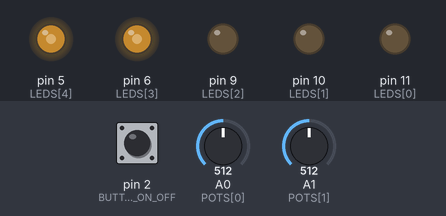
Bench run of a sketch on a simulated Arduino Uno, built with avr-gcc and run on an emulated ATmega328P. Parts: output pins drawn as LEDs (lit = HIGH). The inputs (shaded band) are chosen by the test bench; at power-on: pin 2 (BUTTON_ON_OFF) LOW, A0 (POTS[0]) = 512, A1 (POTS[1]) = 512.

Above: at 1.2 s.
1.3 s: pin 2 (BUTTON_ON_OFF) pulled HIGH for 1 s
At 3.3 s:
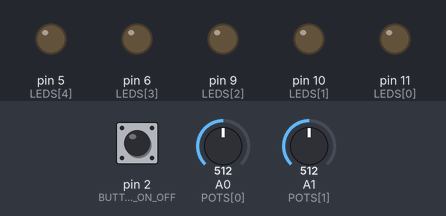
3.8 s: pin 2 (BUTTON_ON_OFF) pulled HIGH for 0.15 s
At 4.8 s:
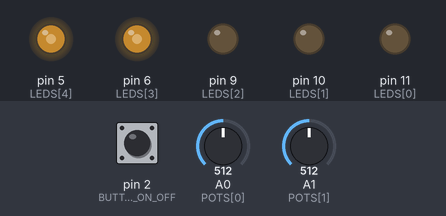
5.4 s: A0 (POTS[0]) set to 716
At 6.2 s:
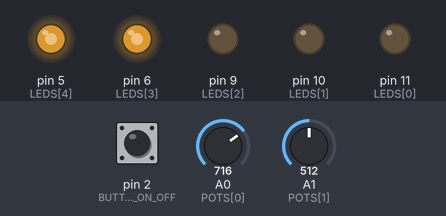
6.9 s: A1 (POTS[1]) set to 716
At 7.5 s:
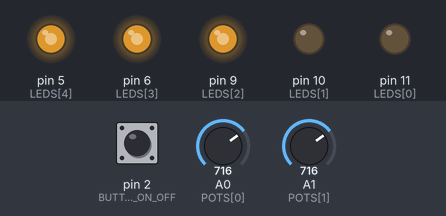
8.4 s: A0 (POTS[0]) set to 900
At 8.8 s:
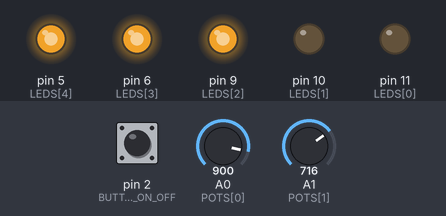
9.9 s: A1 (POTS[1]) set to 900
At 11.4 s:
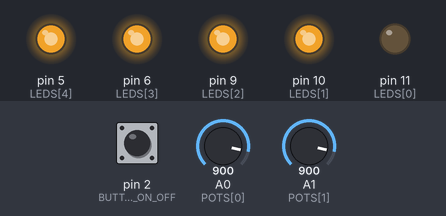
Timing chart, 0 to 12.4 s (numbered marks = the images above; inputs shaded):
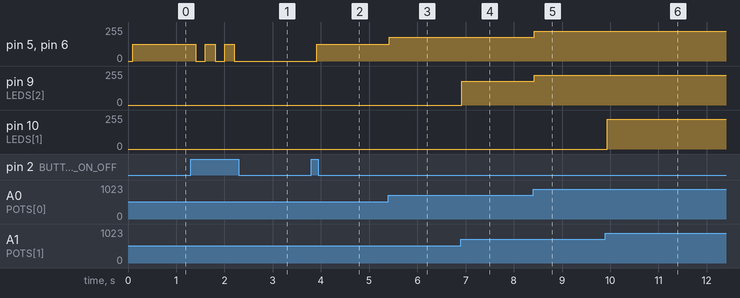

The sketch:

sketch_casacade_led_with_button_pwm_and_millis.ino
```cpp
const short LEDS[] = {11, 10, 9, 6, 5}; // PWM
const short POTS[] = {A0, A1};
const short BUTTON_ON_OFF = 2;

void setup() {
  // engage serial communication
  Serial.begin(9600);

  // set LED pins
  for (short i = 0; i < 5; i++) {
    pinMode(LEDS[i], OUTPUT);
  }

  // set POT pins
  for (short i = 0; i < 2; i++) {
    pinMode(POTS[i], INPUT);
  }

  // set BUTTON_ON_OFF pin
  pinMode(BUTTON_ON_OFF, INPUT);
}

void controlLights(const int potLedCascade, const int ledBrightness) {
  if (potLedCascade >= (204.6*5)) {
    analogWrite(LEDS[0], ledBrightness);
  } else {
    analogWrite(LEDS[0], 0);
  }

  if (potLedCascade >= (204.6*4)) {
    analogWrite(LEDS[1], ledBrightness);
  } else {
    analogWrite(LEDS[1], 0);
  }

  if (potLedCascade >= (204.6*3)) {
    analogWrite(LEDS[2], ledBrightness);
  } else {
    analogWrite(LEDS[2], 0);
  }

  if (potLedCascade >= (204.6*2)) {
    analogWrite(LEDS[3], ledBrightness);
  } else {
    analogWrite(LEDS[3], 0);
  }

  if (potLedCascade >= (204.6)) {
    analogWrite(LEDS[4], ledBrightness);
  } else {
    analogWrite(LEDS[4], 0);
  }
}

void loop() {
  // setup timer
  const unsigned long currentTime = millis();
  static unsigned long previousTime = 0;
  const unsigned long checkLED = 100;

  // get readings
  const int potLedIntensityReading = analogRead(POTS[0]);
  const int potLedCascadeReading = analogRead(POTS[1]);
  const int buttonReading = digitalRead(BUTTON_ON_OFF);
  const long ledBrightness = map(potLedIntensityReading, 0, 1023, 0, 255);

  static bool buttonToggle = true;

  if (buttonReading == HIGH) {
    buttonToggle = !buttonToggle;
    delay(100);
  }

  // control timer events
  if ((currentTime - previousTime) >= checkLED) {
    if (buttonToggle) {
      controlLights(potLedCascadeReading, ledBrightness);
    } else {
      for (short i = 0; i < 5; i++) {
        analogWrite(LEDS[i], 0);
      }
    }

    previousTime = currentTime;
  }

  delay(100);
}
```

Measured:
- after the input at 1.3 s, pin 5 (LEDS[4]), pin 6 (LEDS[3]): alternates 127/255 for 0.20 s and 0/255 for 0.20 s, 5 changes in all, then stays 0/255, starting after 0.11 s
- after the input at 3.8 s, pin 5 (LEDS[4]), pin 6 (LEDS[3]): 0/255 → 127/255 after 0.11 s
- after the input at 5.4 s, pin 5 (LEDS[4]), pin 6 (LEDS[3]): 127/255 → 178/255 at once
- after the input at 6.9 s, pin 9 (LEDS[2]): 0/255 → 178/255 at once
- after the input at 8.4 s, pin 5 (LEDS[4]), pin 6 (LEDS[3]), pin 9 (LEDS[2]): 178/255 → 224/255 at once
- after the input at 9.9 s, pin 10 (LEDS[1]): 0/255 → 224/255 at once
